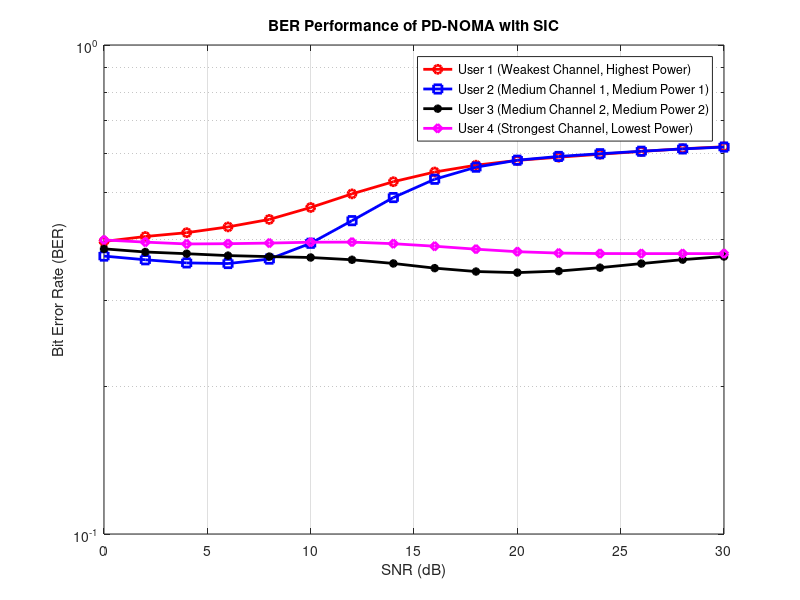

MATLAB code to generate this figure:
clc; 
clear;
close all;

% Simulation Parameters
N = 1e6; % Number of symbols
SNR_dB = 0:2:30; % SNR range in dB
SNR = 10.^(SNR_dB/10); % Convert to linear scale

% Power Allocation Coefficients (User 1 gets highest power)
P1 = 0.5; % User 1 (Farthest, weakest channel, highest power)
P2 = 0.25; % User 2
P3 = 0.15; % User 3
P4 = 0.10; % User 4 (Nearest, strongest channel, lowest power)

% Generate Random BPSK Symbols for Both Users
bits1 = randi([0 1], 1, N); % User 1's bits
bits2 = randi([0 1], 1, N); % User 2's bits
bits3 = randi([0 1], 1, N); % User 3's bits
bits4 = randi([0 1], 1, N); % User 4's bits

x1 = 2*bits1 - 1; % BPSK Mapping (0 to -1,1 to +1)
x2 = 2*bits2 - 1;
x3 = 2*bits3 - 1;
x4 = 2*bits4 - 1;

% Superimposed NOMA Signal (Power-Domain Multiplexing)
s = sqrt(P1)*x1 + sqrt(P2)*x2 + sqrt(P3)*x3 + sqrt(P4)*x4;

% Initialize BER arrays
BER1 = zeros(1, length(SNR_dB));
BER2 = zeros(1, length(SNR_dB));
BER3 = zeros(1, length(SNR_dB));
BER4 = zeros(1, length(SNR_dB));

% Loop Over SNR Values
for k = 1:length(SNR_dB)
    % Add AWGN Noise
    noise = (1/sqrt(2)) * (randn(1, N) + 1j*randn(1, N));
    y = s + (10^(-SNR_dB(k)/20)) * noise; % Received Signal

    % User 4 Decoding (Strongest channel, lowest power)
    y4_hat = y / sqrt(P4);
    decoded_x4 = real(y4_hat) > 0;
    s_cancelled_4 = y - sqrt(P4) * (2*decoded_x4 - 1);
    
    % User 3 Decoding
    y3_hat = s_cancelled_4 / sqrt(P3);
    decoded_x3 = real(y3_hat) > 0;
    s_cancelled_3 = s_cancelled_4 - sqrt(P3) * (2*decoded_x3 - 1);
    
    % User 2 Decoding
    y2_hat = s_cancelled_3 / sqrt(P2);
    decoded_x2 = real(y2_hat) > 0;
    s_cancelled_2 = s_cancelled_3 - sqrt(P2) * (2*decoded_x2 - 1);
    
    % User 1 Decoding (Weakest channel, highest power)
    y1_hat = s_cancelled_2 / sqrt(P1);
    decoded_x1 = real(y1_hat) > 0;

    % Compute BER
    BER1(k) = sum(decoded_x1 ~= bits1) / N;
    BER2(k) = sum(decoded_x2 ~= bits2) / N;
    BER3(k) = sum(decoded_x3 ~= bits3) / N;
    BER4(k) = sum(decoded_x4 ~= bits4) / N;
end

% Plot BER vs. SNR
figure;
semilogy(SNR_dB, BER1, 'ro-', 'LineWidth', 2); hold on;
semilogy(SNR_dB, BER2, 'bs-', 'LineWidth', 2);
semilogy(SNR_dB, BER3, 'k*-', 'LineWidth', 2); 
semilogy(SNR_dB, BER4, 'md-', 'LineWidth', 2);
grid on;
xlabel('SNR (dB)');
ylabel('Bit Error Rate (BER)');
title('BER Performance of PD-NOMA with SIC');
legend('User 1 (Weakest Channel, Highest Power)', 'User 2 (Medium Channel 1, Medium Power 1)', 'User 3 (Medium Channel 2, Medium Power 2)', 'User 4 (Strongest Channel, Lowest Power)');